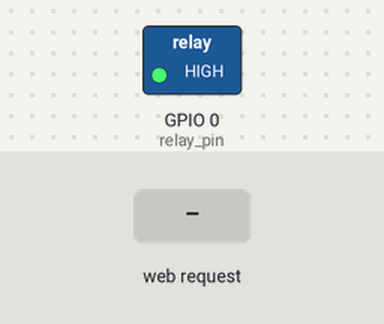
A program run on a simulated ESP8266 (NodeMCU). Shown: switched loads named in the program (green lamp = pin HIGH). Inputs (shaded band) come from the test bench. WiFi joins after 1.5 s; servers stay silent unless stated; what the program prints to the serial monitor is not drawn.

Above: at 2.7 s.
2.8 s: HTTP request GET /on received
At 3.4 s:
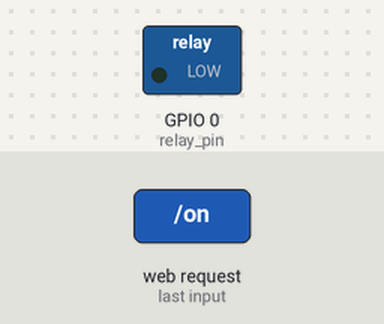
4.3 s: HTTP request GET /off received
At 4.6 s:
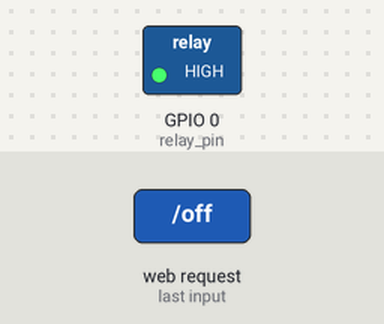
Timing chart, 0 to 7.3 s (numbered marks = the images above; inputs shaded):
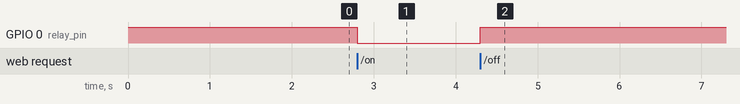

The program:

main.cpp
```cpp
#include <Arduino.h>
#include <ESP8266WiFi.h>
#include <ESP8266WebServer.h>
#include "app_config.h"


ESP8266WebServer server(AppConfig::port);

void setup() {
  // Инициализация реле
  pinMode(AppConfig::relay_pin, OUTPUT);
  digitalWrite(AppConfig::relay_pin, HIGH);

  // Настройка статического IP
  if (!WiFi.config(AppConfig::local_ip, AppConfig::gateway, AppConfig::subnet, AppConfig::dns)) {
    Serial.println("STA Failed to configure");
  }

  // Подключение к WiFi
  WiFi.begin(AppConfig::ssid, AppConfig::password);
  while (WiFi.status() != WL_CONNECTED) {
    delay(500);
    Serial.print(".");
  }

  Serial.println("");
  Serial.print("Connected! IP address: ");
  Serial.println(WiFi.localIP());

  // Настройка сервера
  server.on("/", []() {
    String html = "<html><body>"
                "<h1>ESP-01 Relay Control</h1>"
                "<p>IP: " + AppConfig::local_ip.toString() + "</p>"
                "<p><a href='/on'><button>ON</button></a></p>"
                "<p><a href='/off'><button>OFF</button></a></p>"
                "</body></html>";
    server.send(200, "text/html", html);
  });
  server.on("/on", []() {
    digitalWrite(AppConfig::relay_pin, LOW);
    server.send(200, "text/plain", "Relay ON");
    Serial.print("Relay ON");
  });
  server.on("/off", []() {
    digitalWrite(AppConfig::relay_pin, HIGH);
    server.send(200, "text/plain", "Relay OFF");
    Serial.print("Relay OFF");
  });

  server.begin();
}

void loop() {
  server.handleClient();
}
```

app_config.h
```cpp
#pragma once
#include <Arduino.h>
#include <IPAddress.h>

namespace AppConfig {
    extern const String ssid;
    extern const String password;
    extern const IPAddress local_ip;
    extern const IPAddress gateway;
    extern const IPAddress subnet;
    extern const IPAddress dns;
    extern const uint8_t relay_pin;
    extern const uint16_t port;
}
```

app_config.cpp
```cpp
#include "app_config.h"
#include <ArduinoJson.h>
#include <LittleFS.h>

namespace AppConfig {
    const IPAddress local_ip(192, 168, 3, 31);
    const IPAddress gateway(192, 168, 3, 1);
    const IPAddress subnet(255, 255, 255, 0);
    const IPAddress dns(8, 8, 8, 8);
    const String ssid = "HUAWEI-010R2C";
    const String password = "PASSWORD";
    const uint8_t relay_pin = 0;
    const uint16_t port = 80;
}
```

Measured:
- after the input at 2.8 s, GPIO 0 (relay_pin): HIGH → LOW at once
- after the input at 4.3 s, GPIO 0 (relay_pin): LOW → HIGH at once
